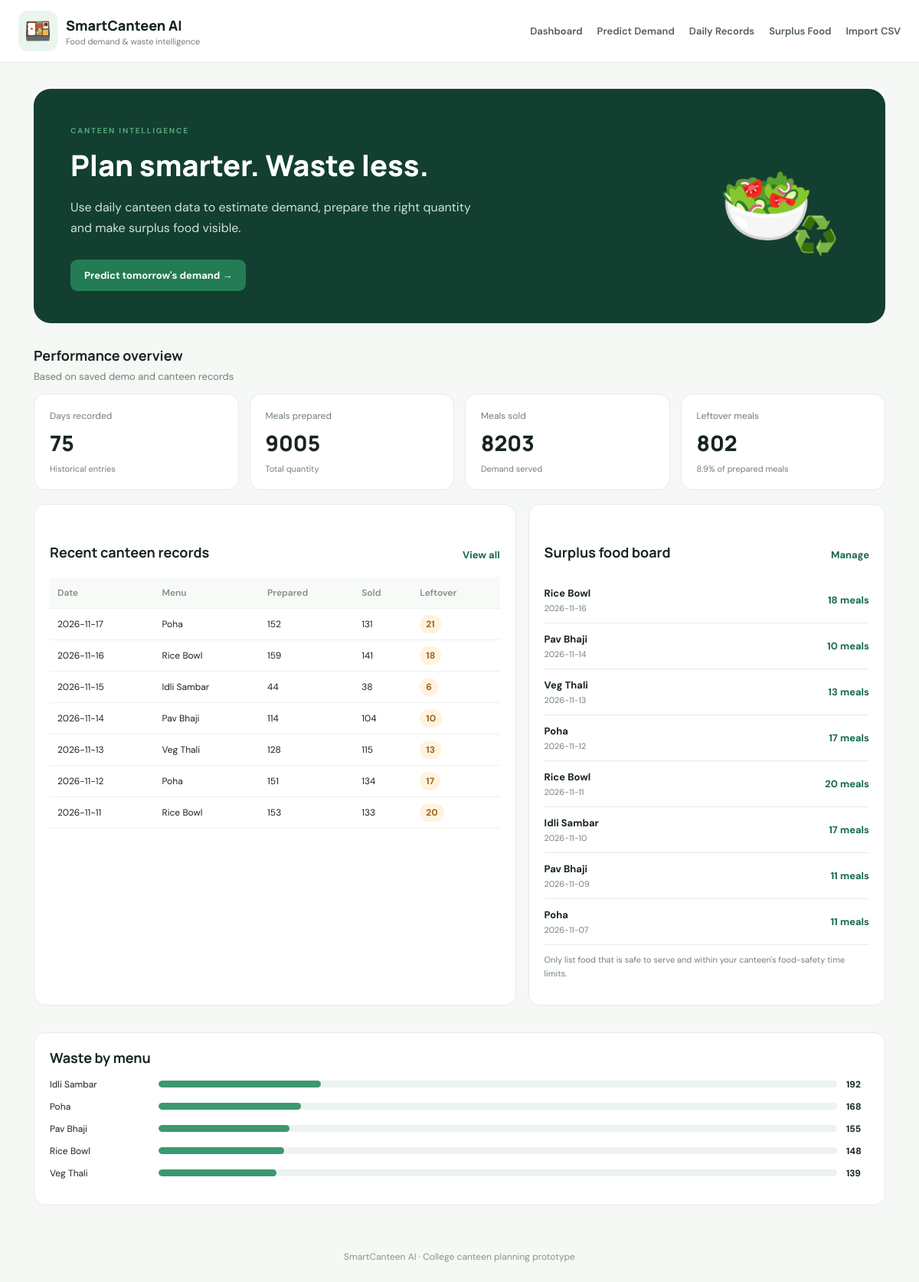
The page / on the database its author committed.
### tables this page shows
CREATE TABLE records(
        id INTEGER PRIMARY KEY AUTOINCREMENT,
        service_date TEXT NOT NULL, weekday TEXT NOT NULL, menu TEXT NOT NULL,
        weather TEXT NOT NULL, expected_students INTEGER NOT NULL,
        meals_prepared INTEGER NOT NULL, meals_sold INTEGER NOT NULL,
        leftovers INTEGER NOT NULL, notes TEXT DEFAULT ''
    );

CREATE TABLE surplus(
        id INTEGER PRIMARY KEY AUTOINCREMENT, service_date TEXT NOT NULL,
        menu TEXT NOT NULL, quantity INTEGER NOT NULL, status TEXT DEFAULT 'Available'
    );

### app.py (the view)
@app.route("/")
def dashboard():
    con=db()
    totals=con.execute("SELECT COUNT(*) days, COALESCE(SUM(meals_prepared),0) prepared, COALESCE(SUM(meals_sold),0) sold, COALESCE(SUM(leftovers),0) waste FROM records").fetchone()
    recent=con.execute("SELECT * FROM records ORDER BY service_date DESC,id DESC LIMIT 7").fetchall()
    available=con.execute("SELECT * FROM surplus WHERE status='Available' ORDER BY service_date DESC,id DESC LIMIT 8").fetchall()
    menu_stats=con.execute("SELECT menu,SUM(meals_prepared) prepared,SUM(meals_sold) sold,SUM(leftovers) waste FROM records GROUP BY menu ORDER BY waste DESC").fetchall()
    con.close()
    waste_rate=round((totals["waste"]/totals["prepared"]*100),1) if totals["prepared"] else 0
    return render_template("dashboard.html",totals=totals,recent=recent,available=available,menu_stats=menu_stats,waste_rate=waste_rate)

### app.py (called while the page is built)
def db():
    con=sqlite3.connect(DB)
    con.row_factory=sqlite3.Row
    return con

### templates/dashboard.html
{% extends "base.html" %}{% block content %}
<section class="hero"><div><span class="eyebrow">CANTEEN INTELLIGENCE</span><h1>Plan smarter. Waste less.</h1><p>Use daily canteen data to estimate demand, prepare the right quantity and make surplus food visible.</p><a class="btn" href="/predict">Predict tomorrow's demand →</a></div><div class="hero-art">🥗<span>♻️</span></div></section>
<div class="section-head"><div><h2>Performance overview</h2><p>Based on saved demo and canteen records</p></div></div>
<div class="stats"><div class="stat"><span>Days recorded</span><strong>{{totals.days}}</strong><small>Historical entries</small></div><div class="stat"><span>Meals prepared</span><strong>{{totals.prepared}}</strong><small>Total quantity</small></div><div class="stat"><span>Meals sold</span><strong>{{totals.sold}}</strong><small>Demand served</small></div><div class="stat"><span>Leftover meals</span><strong>{{totals.waste}}</strong><small>{{waste_rate}}% of prepared meals</small></div></div>
<div class="columns"><section class="panel"><div class="section-head"><h2>Recent canteen records</h2><a href="/records">View all</a></div><div class="table-wrap"><table><tr><th>Date</th><th>Menu</th><th>Prepared</th><th>Sold</th><th>Leftover</th></tr>{% for r in recent %}<tr><td>{{r.service_date}}</td><td>{{r.menu}}</td><td>{{r.meals_prepared}}</td><td>{{r.meals_sold}}</td><td><span class="pill">{{r.leftovers}}</span></td></tr>{% endfor %}</table></div></section>
<section class="panel"><div class="section-head"><h2>Surplus food board</h2><a href="/surplus">Manage</a></div>{% for s in available %}<div class="surplus-row"><div><b>{{s.menu}}</b><small>{{s.service_date}}</small></div><strong>{{s.quantity}} meals</strong></div>{% else %}<p class="muted">No active surplus listings.</p>{% endfor %}<p class="hint">Only list food that is safe to serve and within your canteen's food-safety time limits.</p></section></div>
<section class="panel"><h2>Waste by menu</h2><div class="bars">{% for m in menu_stats %}<div class="bar-row"><span>{{m.menu}}</span><div class="bar-bg"><i style="width:{{[100,m.waste*100/(totals.waste or 1)]|min}}%"></i></div><b>{{m.waste}}</b></div>{% endfor %}</div></section>
{% endblock %}

### templates/base.html (shortened to what this page needs)
<!doctype html><html lang="en"><head><link rel="stylesheet" href="{{ url_for('static',filename='style.css') }}"></head><body>
<header><div class="brand"><span class="logo">🍱</span><div><b>SmartCanteen AI</b><small>Food demand & waste intelligence</small></div></div><nav><a href="/">Dashboard</a><a href="/predict">Predict Demand</a><a href="/records">Daily Records</a><a href="/surplus">Surplus Food</a><a href="/import">Import CSV</a></nav></header>
<main>{% block content %}{% endblock %}</main>
<footer>SmartCanteen AI · College canteen planning prototype</footer></body></html>

### static/style.css (style rules this page uses)
:root { --ink:#18251f;--muted:#718078;--green:#176b4a;--mint:#e9f5ed;--line:#e5ece7;--bg:#f6f8f5 }
* { box-sizing:border-box }
body { margin:0;background:var(--bg);color:var(--ink);font-family:'DM Sans',Arial,sans-serif }
header { height:auto;min-height:76px;background:#fff;border-bottom:1px solid var(--line);padding:14px max(calc((100% - 1160px)/2),24px);display:flex;align-items:center;justify-content:space-between;gap:22px;flex-wrap:wrap }
.brand { display:flex;gap:11px;align-items:center }
.logo { font-size:28px;background:var(--mint);padding:8px;border-radius:13px }
.brand b { font:800 18px Manrope }
.brand small { display:block;color:var(--muted);font-size:11px;margin-top:2px }
nav { display:flex;gap:19px;flex-wrap:wrap }
nav a { font-size:13px;color:#506057;text-decoration:none;font-weight:600 }
main { max-width:1160px;margin:34px auto;padding:0 24px;min-height:75vh }
footer { text-align:center;padding:25px;color:#89958e;font-size:12px }
.hero { background:#123f30;color:white;border-radius:22px;padding:42px 48px;display:flex;justify-content:space-between;align-items:center;overflow:hidden }
.hero>div:first-child { max-width:600px }
.eyebrow { font-size:10px;letter-spacing:1.8px;font-weight:700;color:#55a77e }
.hero h1,.page-title h1 { font:800 38px Manrope;margin:10px 0 }
.hero p { color:#d1e2d8;line-height:1.7;max-width:550px }
.hero-art { font-size:100px;position:relative;margin-right:45px }
.hero-art span { font-size:48px;position:absolute;right:-32px;bottom:-5px }
.btn { display:inline-block;background:#237c56;color:white;text-decoration:none;border:0;border-radius:9px;padding:12px 18px;font-weight:700;font-size:13px;cursor:pointer;margin-top:12px }
.section-head { display:flex;justify-content:space-between;align-items:center;margin:30px 0 14px }
.section-head h2,h2 { font:700 18px Manrope;margin:0 0 7px }
.section-head p,.page-title p { color:var(--muted);font-size:13px;margin:0 }
.section-head a { color:var(--green);font-size:13px;font-weight:700;text-decoration:none }
.stats { display:grid;grid-template-columns:repeat(4,1fr);gap:14px }
.stat,.panel { background:#fff;border:1px solid var(--line);border-radius:15px;padding:20px }
.stat span,.stat small { display:block;color:var(--muted);font-size:12px }
.stat strong { display:block;font:800 28px Manrope;margin:8px 0 }
.stat small { font-size:11px }
.columns { display:grid;grid-template-columns:1.35fr 1fr;gap:16px;margin:18px 0 }
.panel { margin-bottom:17px }
.table-wrap { overflow-x:auto }
table { border-collapse:collapse;width:100%;font-size:12px;text-align:left }
th { color:#819087;font-weight:600;background:#f8faf8 }
td,th { padding:12px 10px;border-bottom:1px solid #edf1ed;white-space:nowrap }
.pill,.status { background:#fff3df;color:#98651b;padding:4px 8px;border-radius:20px;font-weight:700 }
.surplus-row { display:flex;justify-content:space-between;align-items:center;padding:12px 0;border-bottom:1px solid var(--line);font-size:13px }
.surplus-row small { display:block;color:var(--muted);margin-top:4px }
.surplus-row strong { color:var(--green) }
.hint,.muted { font-size:11px;color:var(--muted);line-height:1.6 }
.bars { margin-top:15px }
.bar-row { display:grid;grid-template-columns:130px 1fr 30px;gap:12px;align-items:center;font-size:12px;margin:13px 0 }
.bar-bg { height:9px;background:#edf3ee;border-radius:20px;overflow:hidden }
.bar-bg i { display:block;height:100%;background:#3b9870;border-radius:20px }

### rows shown on the page
records: service_date "2026-11-17", menu "Poha", meals_prepared "152", meals_sold "131", leftovers "21"
records: service_date "2026-11-16", menu "Rice Bowl", meals_prepared "159", meals_sold "141", leftovers "18"
records: service_date "2026-11-15", menu "Idli Sambar", meals_prepared "44", meals_sold "38", leftovers "6"
records: service_date "2026-11-14", menu "Pav Bhaji", meals_prepared "114", meals_sold "104", leftovers "10"
records: service_date "2026-11-13", menu "Veg Thali", meals_prepared "128", meals_sold "115", leftovers "13"
records: service_date "2026-11-12", menu "Poha", meals_prepared "151", meals_sold "134", leftovers "17"
records: service_date "2026-11-11", menu "Rice Bowl", meals_prepared "153", meals_sold "133", leftovers "20"
surplus: menu "Rice Bowl", service_date "2026-11-16", quantity "18"
surplus: menu "Pav Bhaji", service_date "2026-11-14", quantity "10"
surplus: menu "Veg Thali", service_date "2026-11-13", quantity "13"
surplus: menu "Poha", service_date "2026-11-12", quantity "17"
surplus: menu "Rice Bowl", service_date "2026-11-11", quantity "20"
surplus: menu "Idli Sambar", service_date "2026-11-10", quantity "17"
surplus: menu "Pav Bhaji", service_date "2026-11-09", quantity "11"
surplus: menu "Poha", service_date "2026-11-07", quantity "11"

### other values the page prints
{{ totals.days }} "75"
{{ totals.prepared }} "9005"
{{ totals.sold }} "8203"
{{ totals.waste }} "802"
{{ waste_rate }} "8.9"
{{ m.menu }} "Idli Sambar" "Poha" "Pav Bhaji" "Rice Bowl" "Veg Thali"
{{ m.waste }} "192" "168" "155" "148" "139"
